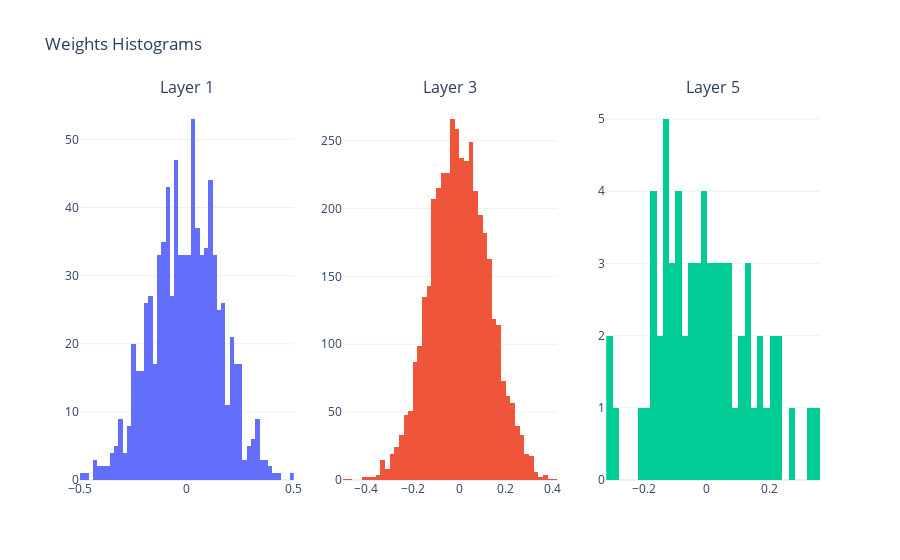

The code cell stored with this chart in its notebook:
### Code cell
plot_weights_histogram(mlp.layers)

### Figure 1 — Plotly figure (JSON) as saved in the notebook; plotly's stock layout.template omitted (floating-point values rounded to 4 significant figures; data arrays with more than 128 entries replaced by an {"elided": "..."} marker saying what was removed)
{"data": [{"nbinsx": 50, "showlegend": false, "type": "histogram", "x": {"elided": "832 float values"}, "xaxis": "x", "yaxis": "y"}, {"nbinsx": 50, "showlegend": false, "type": "histogram", "x": {"elided": "4096 float values"}, "xaxis": "x2", "yaxis": "y2"}, {"nbinsx": 50, "showlegend": false, "type": "histogram", "x": [-0.124, -0.3107, -0.04919, 0.2315, 0.01737, 0.05351, -0.02407, -0.122, -0.1525, -0.1261, -0.1621, -0.005385, 0.02248, -0.2076, 0.07996, 0.1338, 0.1331, 0.2008, 0.1757, 0.138, -0.0196, -0.03013, -0.1753, 0.3298, -0.1499, 0.1988, 0.04642, 0.06795, -0.05692, -0.08341, 0.1419, 0.04146, 0.02099, -0.1746, -0.197, -0.132, -0.03083, -0.1148, 0.02405, 0.2392, -0.06232, -0.007155, -0.2863, -0.09422, 0.06977, -0.09654, -0.04293, -0.138, -0.01568, -0.06101, 0.008477, 0.1799, -0.3194, 0.3455, 0.101, 0.1122, 0.08189, -0.1123, -0.1084, 0.2746, -0.1628, 0.007593, -0.08385, 0.2145], "xaxis": "x3", "yaxis": "y3"}], "layout": {"annotations": [{"font": {"size": 16}, "showarrow": false, "text": "Layer 1", "x": 0.1444, "xanchor": "center", "xref": "paper", "y": 1, "yanchor": "bottom", "yref": "paper"}, {"font": {"size": 16}, "showarrow": false, "text": "Layer 3", "x": 0.5, "xanchor": "center", "xref": "paper", "y": 1, "yanchor": "bottom", "yref": "paper"}, {"font": {"size": 16}, "showarrow": false, "text": "Layer 5", "x": 0.8556, "xanchor": "center", "xref": "paper", "y": 1, "yanchor": "bottom", "yref": "paper"}], "title": {"text": "Weights Histograms"}, "xaxis": {"anchor": "y", "domain": [0, 0.2889]}, "xaxis2": {"anchor": "y2", "domain": [0.3556, 0.6444]}, "xaxis3": {"anchor": "y3", "domain": [0.7111, 1]}, "yaxis": {"anchor": "x", "domain": [0, 1]}, "yaxis2": {"anchor": "x2", "domain": [0, 1]}, "yaxis3": {"anchor": "x3", "domain": [0, 1]}}}
